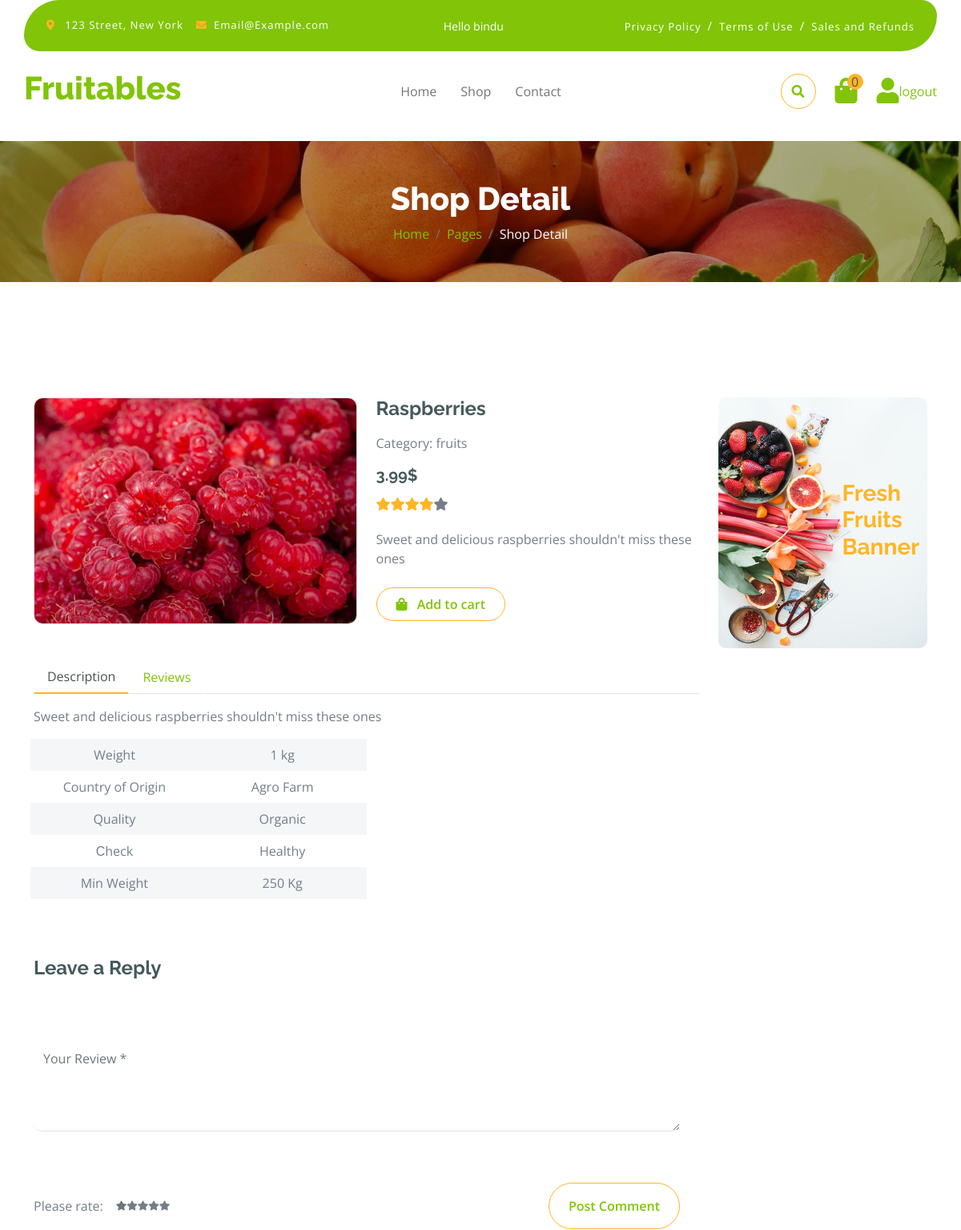
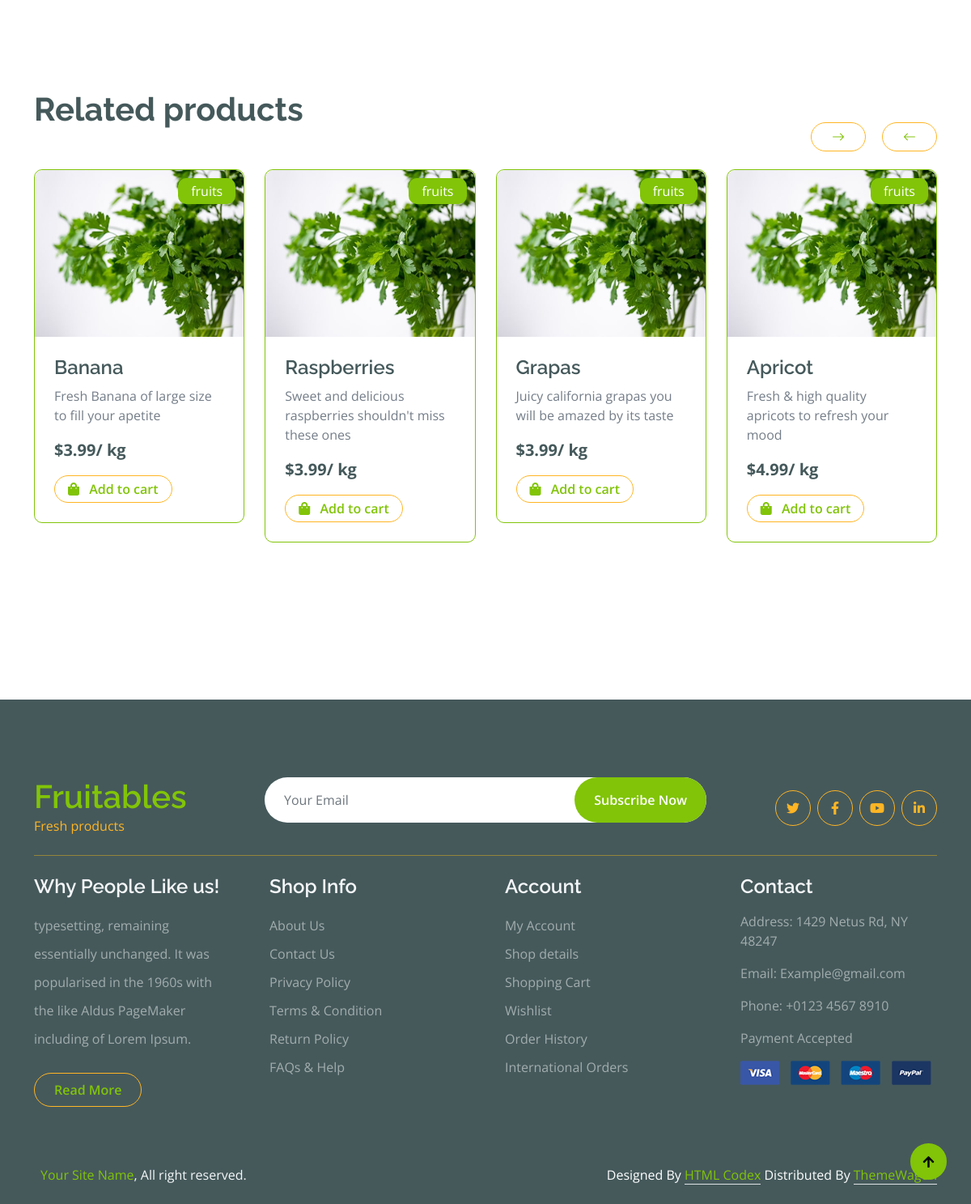
/product-detail/4 (signed in), run on the app's committed database (2 pictures, top to bottom).
### shop/models.py (models this page shows, shortened)
class Product(models.Model):
    title = models.CharField(max_length=100)
    description = models.CharField(max_length=300)
    price = models.FloatField()
    image = models.ImageField(upload_to='images/')
    card_image = models.ImageField(upload_to='images/', null=True)
    category = models.CharField(choices=choices, default='fruits', max_length=10, null=True)

### shop/views.py (the view)
# urls.py: path('product-detail/<int:id>', views.product_detail, name='product-detail'),
def product_detail(request, id):
    product = get_object_or_404(Product, id=id)
    context = {'product': product}
    if request.user.is_authenticated:
        if product.category == 'vegetables':
            related_products = Product.objects.filter(category="vegetables")
            context['related_products'] = related_products
        else:
            related_products = Product.objects.filter(category="fruits")
            context['related_products'] = related_products
        cart = Cart.objects.get(user=request.user)
        cart_items = cartItem.objects.filter(cart=cart).count()
        context['cart_count'] = cart_items
    return render(request,'shop/product-detail.html', context=context)

### shop/templates/shop/product-detail.html (shortened to what this page needs)
{% load static %}
<!DOCTYPE html>
<html lang="en">
    {% include "shop/head.html" %}
    <body>
        {% include "shop/navbar.html" %}
        <div class="container-fluid page-header py-5">
            <h1 class="text-center text-white display-6">Shop Detail</h1>
            <ol class="breadcrumb justify-content-center mb-0">
                <li class="breadcrumb-item"><a href="#">Home</a></li>
                <li class="breadcrumb-item"><a href="#">Pages</a></li>
                <li class="breadcrumb-item active text-white">Shop Detail</li>
            </ol>
        </div>
        <div class="container-fluid py-5 mt-5">
            <div class="container py-5">
                <div class="row g-4 mb-5">
                    <div class="col-lg-8 col-xl-9">
                        <div class="row g-4">
                            <div class="col-lg-6">
                                <div class="border rounded">
                                    <a href="#">
                                        <img src="{{product.image.url}}" class="img-fluid rounded" alt="Image">
                                    </a>
                                </div>
                            </div>
                            <div class="col-lg-6">
                                <h4 class="fw-bold mb-3">{{product.title}}</h4>
                                <p class="mb-3">Category: {{product.category}}</p>
                                <h5 class="fw-bold mb-3">{{product.price}}$</h5>
                                <div class="d-flex mb-4">
                                    <i class="fa fa-star text-secondary"></i>
                                    <i class="fa fa-star text-secondary"></i>
                                    <i class="fa fa-star text-secondary"></i>
                                    <i class="fa fa-star text-secondary"></i>
                                    <i class="fa fa-star"></i>
                                </div>
                                <p class="mb-4">{{product.description}}</p>
                                <button id='add-cart' value={{product.id}} class="btn border border-secondary rounded-pill px-4 py-2 mb-4 text-primary"><i class="fa fa-shopping-bag me-2 text-primary"></i> Add to cart</button>
                            </div>
                            <div class="col-lg-12">
                                <nav>
                                    <div class="nav nav-tabs mb-3">
                                        <button class="nav-link active border-white border-bottom-0" type="button" role="tab"
                                            id="nav-about-tab" data-bs-toggle="tab" data-bs-target="#nav-about"
                                            aria-controls="nav-about" aria-selected="true">Description</button>
                                        <button class="nav-link border-white border-bottom-0" type="button" role="tab"
                                            id="nav-mission-tab" data-bs-toggle="tab" data-bs-target="#nav-mission"
                                            aria-controls="nav-mission" aria-selected="false">Reviews</button>
                                    </div>
                                </nav>
                                <div class="tab-content mb-5">
                                    <div class="tab-pane active" id="nav-about" role="tabpanel" aria-labelledby="nav-about-tab">
                                        <p>{{product.description}}</p>
                                        <div class="px-2">
                                            <div class="row g-4">
                                                <div class="col-6">
                                                    <div class="row bg-light align-items-center text-center justify-content-center py-2">
                                                        <div class="col-6">
                                                            <p class="mb-0">Weight</p>
                                                        </div>
                                                        <div class="col-6">
                                                            <p class="mb-0">1 kg</p>
                                                        </div>
                                                    </div>
                                                    <div class="row text-center align-items-center justify-content-center py-2">
                                                        <div class="col-6">
                                                            <p class="mb-0">Country of Origin</p>
                                                        </div>
                                                        <div class="col-6">
                                                            <p class="mb-0">Agro Farm</p>
                                                        </div>
                                                    </div>
                                                    <div class="row bg-light text-center align-items-center justify-content-center py-2">
                                                        <div class="col-6">
                                                            <p class="mb-0">Quality</p>
                                                        </div>
                                                        <div class="col-6">
                                                            <p class="mb-0">Organic</p>
                                                        </div>
                                                    </div>
                                                    <div class="row text-center align-items-center justify-content-center py-2">
                                                        <div class="col-6">
                                                            <p class="mb-0">Сheck</p>
                                                        </div>
                                                        <div class="col-6">
                                                            <p class="mb-0">Healthy</p>
                                                        </div>
                                                    </div>
                                                    <div class="row bg-light text-center align-items-center justify-content-center py-2">
                                                        <div class="col-6">
                                                            <p class="mb-0">Min Weight</p>
                                                        </div>
                                                        <div class="col-6">
                                                            <p class="mb-0">250 Kg</p>
                                                        </div>
                                                    </div>
                                                </div>
                                            </div>
                                        </div>
                                    </div>
                                </div>
                            </div>
                                <h4 class="mb- fw-bold">Leave a Reply</h4>
                                <div class="row g-4">
                                    <div class="col-lg-12">
                                        <div class="border-bottom rounded my-4">
                                            <textarea required name="review" id="user-review" class="form-control border-0" cols="30" rows="4" placeholder="Your Review *" spellcheck="false"></textarea>
                                        </div>
                                   </div>
                                    <div class="col-lg-12">
                                        <div class="d-flex justify-content-between py-3 mb-5">
                                            <div class="d-flex align-items-center">
                                                <p class="mb-0 me-3">Please rate:</p>
                                                <div class="d-flex align-items-center" style="font-size: 12px;">
                                                    <i class="fa fa-star text-muted"></i>
                                                    <i class="fa fa-star"></i>
                                                    <i class="fa fa-star"></i>
                                                    <i class="fa fa-star"></i>
                                                    <i class="fa fa-star"></i>
                                                </div>
                                            </div>
                                            <button id="submit-review" class="btn border border-secondary text-primary rounded-pill px-4 py-3"> Post Comment</button>
                                        </div>
                                    </div>
                                </div>
                        </div>
                    </div>
                    <div class="col-lg-4 col-xl-3">
                        <div class="row g-4 fruite">
                            <div class="col-lg-12">
                                <div class="position-relative">
                                    <img src="{% static 'img/banner-fruits.jpg'%}" class="img-fluid w-100 rounded" alt="">
                                    <div class="position-absolute" style="top: 50%; right: 10px; transform: translateY(-50%);">
                                        <h3 class="text-secondary fw-bold">Fresh <br> Fruits <br> Banner</h3>
                                    </div>
                                </div>
                            </div>
                        </div>
                    </div>
                </div>
                <h1 class="fw-bold mb-0">Related products</h1>
                <div class="vesitable">
                    <div class="owl-carousel vegetable-carousel justify-content-center">
                    {% for product in related_products  %}
                        <div class="border border-primary rounded position-relative vesitable-item">
                            <div class="vesitable-img">
                                <img src="img/vegetable-item-6.jpg" class="img-fluid w-100 rounded-top" alt="">
                            </div>
                            <div class="text-white bg-primary px-3 py-1 rounded position-absolute" style="top: 10px; right: 10px;">{{product.category}}</div>
                            <div class="p-4 pb-0 rounded-bottom">
                                <h4>{{product.title}}</h4>
                                <p>{{product.description}}</p>
                                <div class="d-flex justify-content-between flex-lg-wrap">
                                    <p class="text-dark fs-5 fw-bold">${{product.price}}/ kg</p>
                                    <button value={{product.id}} class="add-cart btn border border-secondary rounded-pill px-3 py-1 mb-4 text-primary"><i class="fa fa-shopping-bag me-2 text-primary"></i> Add to cart</button>
                                </div>
                            </div>
                        </div>
                    {% endfor %}
                    </div>
                </div>
            </div>
        </div>
        {% include "shop/footer.html" %}
    </body>
</html>

### shop/templates/shop/navbar.html (shortened to what this page needs)
{% load static %}
{% block content %}
 <div class="container-fluid fixed-top">
            <div class="container topbar bg-primary d-none d-lg-block">
                <div class="d-flex justify-content-between">
                    <div class="top-info ps-2">
                        <small class="me-3"><i class="fas fa-map-marker-alt me-2 text-secondary"></i> <a href="#" class="text-white">123 Street, New York</a></small>
                        <small class="me-3"><i class="fas fa-envelope me-2 text-secondary"></i><a href="#" class="text-white">Email@Example.com</a></small>
                    </div>
                    {%if user.get_username%}
                    <div>
                        <small class="me-3 text-white">Hello {{user.get_username}}</small>
                    </div>
                    {%endif%}
                    <div class="top-link pe-2">
                        <a href="#" class="text-white"><small class="text-white mx-2">Privacy Policy</small>/</a>
                        <a href="#" class="text-white"><small class="text-white mx-2">Terms of Use</small>/</a>
                        <a href="#" class="text-white"><small class="text-white ms-2">Sales and Refunds</small></a>
                    </div>
                </div>
            </div>
            <div class="container px-0">
                <nav class="navbar navbar-light bg-white navbar-expand-xl">
                    <a href="{% url 'home' %}" class="navbar-brand"><h1 class="text-primary display-6">Fruitables</h1></a>
                    <div class="collapse navbar-collapse bg-white" id="navbarCollapse">
                        <div class="navbar-nav mx-auto">
                            <a href="{% url 'home'%}" class="nav-item nav-link {% if request.path == '/' %}active{% endif %}">Home</a>
                            <a href="{% url 'shop' %}" class="nav-item nav-link {% if request.path == '/shop' %}active{%endif%}">Shop</a>
                            <a href="{% url "contact" %}" class="nav-item nav-link">Contact</a>
                        </div>
                        <div class="d-flex m-3 me-0">
                            <button class="btn-search btn border border-secondary btn-md-square rounded-circle bg-white me-4" data-bs-toggle="modal" data-bs-target="#searchModal"><i class="fas fa-search text-primary"></i></button>
                            <a href="{% url 'user-cart'%}" class="position-relative me-4 my-auto">
                                <i class="fa fa-shopping-bag fa-2x"></i>
                                <span id="cart-count" class="position-absolute bg-secondary rounded-circle d-flex align-items-center justify-content-center text-dark px-1" style="top: -5px; left: 15px; height: 20px; min-width: 20px;">
                                {% if cart_count%}
                                    {{cart_count}}
                                {% else %}
                                0
                                {% endif %}
                                </span>
                            </a>
                            {% if not user.get_username%}
                            <a href="{% url 'register' %}" class="my-auto">
                                <div class="d-flex align-items-center justify-content-center">
                                    <i class="fas fa-user fa-2x"></i>
                                    <a href="{%url 'login'%}">login</a>
                                </div>
                            </a>
                            {%else%}
                                <a href="{% url 'register' %}" class="my-auto">
                                    <div class="d-flex align-items-center justify-content-center">
                                        <i class="fas fa-user fa-2x"></i>
                                        <a href="{%url 'logout'%}">logout</a>
                                    </div>
                                </a>
                            {%endif%}
                        </div>
                    </div>
                </nav>
            </div>
        </div>
{% endblock %}

### data on the page
Product: image (picture), title "Raspberries", category "fruits", price "3.99", description "Sweet and delicious raspberries shouldn't miss these ones", {{ product.id }} 4 (drawn)
Product: category "fruits", title "Banana", description "Fresh Banana of large size to fill your apetite", price "3.99", {{ product.id }} 1 (drawn)
Product: category "fruits", title "Grapas", description "Juicy california grapas you will be amazed by its taste", price "3.99", {{ product.id }} 5 (drawn)
Product: category "fruits", title "Apricot", description "Fresh & high quality apricots to refresh your mood", price "4.99", {{ product.id }} 6 (drawn)

### other printed values
{{ user.get_username }} "bindu"
